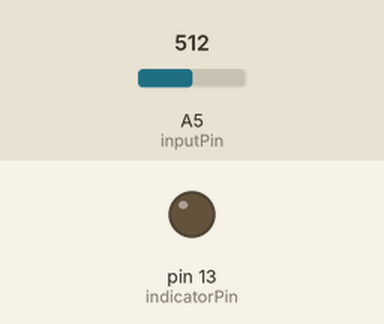
Bench run of a sketch on a simulated Arduino Uno, built with avr-gcc and run on an emulated ATmega328P. On the bench: output pins drawn as LEDs (lit = HIGH). Inputs (shaded band) come from the test bench; at power-on: A5 (inputPin) = 512. The local clock reads 2024-03-15 10:24:30 at power-on unless the sketch sets it; storage starts empty; pins used as bus, display or sensor lines are not drawn.

Above: at 6.2 s.
6.3 s: A5 (inputPin) set to 716
Timing chart, 0 to 9.3 s (numbered marks = the images above; inputs shaded):
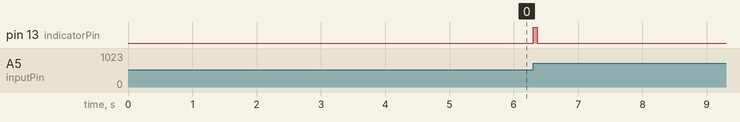

The sketch:

Intervalometer2.ino
```cpp
#include <Wire.h>
#include "RTClib.h"
#include <SD.h>
#include <SPI.h>
#include <Filters.h>

/* -----------------------------------------*
 *            DECLARATIONS
 * -----------------------------------------*/

const char DeviceID[]    = "0E";    // Unique board ID for the intervalometer (alphanumeric values, total unique IDs can be 1296 i.e. 36^2)

// INPUT/OUTPUT pins declaration
const int csPin          = 10;      // pin tO communicate with SD card
const int inputPin       = A5;      // pin that the sensor is attached to
const int indicatorPin   = 13;      // LED blinks if drop is detected
const int resetDrumPin   = 6;       // Pin to short out piezo drum

// Variables for file Name
char fileName[15];                  // Declare fileName
File intervalFile;                  // Declare intervalFile for Intervals

// Filter constants for Piezo data
const float HighFilterFrequency = 10.0;    // filters out changes slower that 10 Hz.
const float LowFilterFrequency  = 2000.0;  // filters out changes faster that 2 kHz.
FilterOnePole highpassFilter(HIGHPASS, HighFilterFrequency); // create a one pole (RC) highpass filter
FilterOnePole lowpassFilter(LOWPASS, LowFilterFrequency);    // create a one pole (RC) lowpass filter
const int threshold       = 8;             // threshold level to determine if drop has hit surface
const int under           = 1;             // Value used to reset for drift
int sensorValue           = 0;             // Variable to store reading from inputPin

// Variables for RTC
RTC_PCF8523 rtc;        // Define the RTC
DateTime now;

// Variables for timing
unsigned long currentTime      = 0;       // Time last drop fell (ms)
unsigned long lastCheckTime    = 0;       // Time since last alive text
const long aliveCheckInterval  = 1800000; // Time to check if the board is still alive and write voltage and time to SD card

/* -----------------------------------------*
 *            SETUP SECTION
 * -----------------------------------------*/
void setup()
{
  delay(5000);            // wait 5 sec before starting the code
  pinMode(resetDrumPin, OUTPUT); // Setting pin for short circuit as OUTPUT
  pinMode(indicatorPin, OUTPUT); // Pin to indicate error and drop detected.
  digitalWrite(indicatorPin, LOW);

  // SD card Section
  if (!SD.begin(csPin)) {
    digitalWrite(indicatorPin, HIGH);
    while(1);            // Wait here forever, if SD card have failed to initialise
  }

  // RTC Section
  if (!rtc.begin()) {
    digitalWrite(indicatorPin, HIGH);
    while(1);            // Wait here forever, if RTC have failed to initialise
  }

  // rtc.adjust(DateTime(F(__DATE__), F(__TIME__)));   // Upload the following line once, if RTC is not correct:
  now = rtc.now();
  String timeString = String(now.day()) + "/" + String(now.month()) + "/" + String(now.year()) + " , "
              + String(now.hour()) + ":" + String(now.minute()) + ":" + String(now.second());

  // Making file name with unique ID (filename can be of maximum 8characters)
  // Name follow order (2characters of each): UniqueID, current day, current hour, current minute
  // eg. 00081144.txt
  sprintf(fileName, "%s%02d%02d%02d.txt",DeviceID,now.day(),now.hour(),now.minute());
  writeSDCard(String(now.unixtime()));
}

/* -----------------------------------------*
 *            LOOP SECTION
 * -----------------------------------------*/
void loop()
{
  // read the input on analog pin: which goes from 0 - 1023 (voltage 0V - 5V):
  sensorValue = lowpassFilter.input(highpassFilter.input(analogRead(inputPin)));
  currentTime = millis();              // Time stamp for current drop

   // If sensor Value is grater than threshold, a drop is detected
  if (sensorValue > threshold) {
    digitalWrite(indicatorPin, HIGH); // Turning LED on to show a drop is detected
    digitalWrite(resetDrumPin, HIGH); // Shorting piezo drum to stop it from vibrating and discharge energy

    writeSDCard(String(currentTime)); // Writing current time to SD card

    delay(20);                        // Wait of 20ms
    digitalWrite(resetDrumPin, LOW);  // Stop shorting piezo drum
    digitalWrite(indicatorPin, LOW);  // Turning LED off to indicate process is complete and device is ready for another drop
  }

  // check if the meter is still alive every aliveCheckInterval and write to SD
  if ((currentTime - lastCheckTime > aliveCheckInterval) && (currentTime >= lastCheckTime)) {
    now = rtc.now();
    String timeString = "t,"+String(now.year()) + ","
                + String(now.month()) + "," + String(now.day()) + ","
                + String(now.hour()) + "," + String(now.minute()) + ","
                + String(now.second()) + "," + String(currentTime);

    writeSDCard(timeString);          // Writing constructed string to SD card
    lastCheckTime = millis();         // Updating the timer
  }
}

// Function to write to SD Card with provided value
void writeSDCard(String value)
{
  intervalFile = SD.open(fileName, FILE_WRITE);  // Opening File to write
  if(!intervalFile) {                            // Checking wheather file opened or not
    return;
  }
  intervalFile.println(value);                   // Writing value to SD card when file opened successfully
  intervalFile.close();                          // Closing file after writing value
}
```

Measured:
- after the input at 6.3 s, pin 13 (indicatorPin): LOW → HIGH at once, → LOW 0.06 s later
